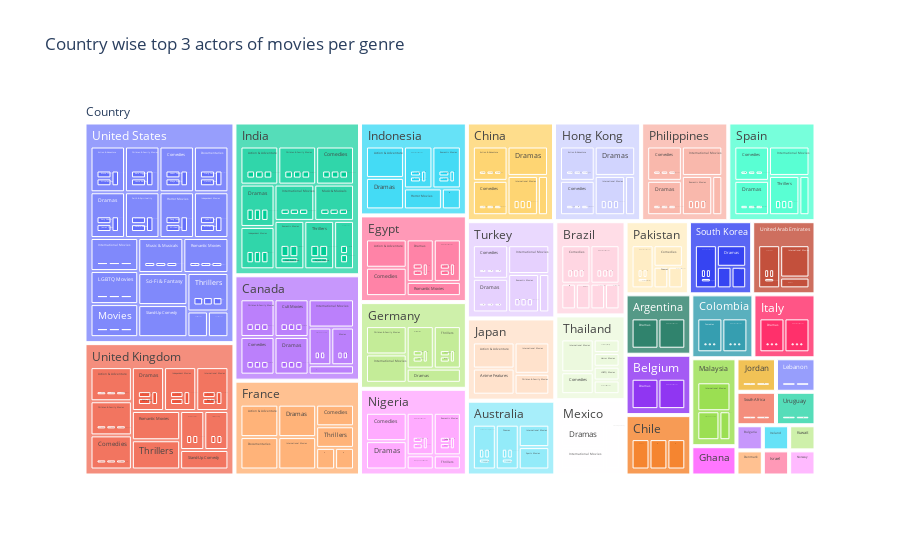

The notebook cell saved with this chart:
### Code cell
cast_country_genre_movie_df=cast_country_genre_df.loc[(cast_country_genre_df['type']=='Movie'),['show_id','cast','country','listed_in']].groupby(by=['country','listed_in','cast'],sort=False).count().reset_index().sort_values(by=['country','listed_in','show_id'],ascending=False).groupby(['country','listed_in']).head(3)
cast_country_genre_movie_df=cast_country_genre_movie_df.loc[cast_country_genre_movie_df['show_id']>2,['country','listed_in','cast']]
pl.treemap(cast_country_genre_movie_df, path=[pl.Constant("Country"), 'country', 'listed_in', 'cast'],title='Country wise top 3 actors of movies per genre')

### Figure 1 — Plotly figure (JSON) as saved in the notebook; plotly's stock layout.template omitted (floating-point values rounded to 4 significant figures; data arrays with more than 128 entries replaced by an {"elided": "..."} marker saying what was removed)
{"data": [{"branchvalues": "total", "domain": {"x": [0, 1], "y": [0, 1]}, "hovertemplate": "labels=%{label}<br>count=%{value}<br>parent=%{parent}<br>id=%{id}<extra></extra>", "ids": {"elided": "596 str values"}, "labels": {"elided": "596 str values"}, "name": "", "parents": {"elided": "596 str values"}, "type": "treemap", "values": {"elided": "596 int values"}}], "layout": {"legend": {"tracegroupgap": 0}, "title": {"text": "Country wise top 3 actors of movies per genre"}}}
